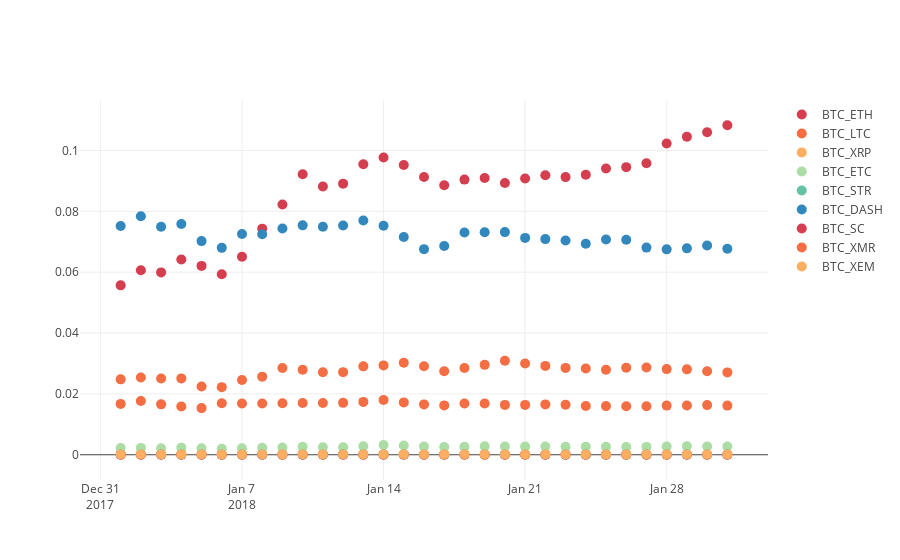
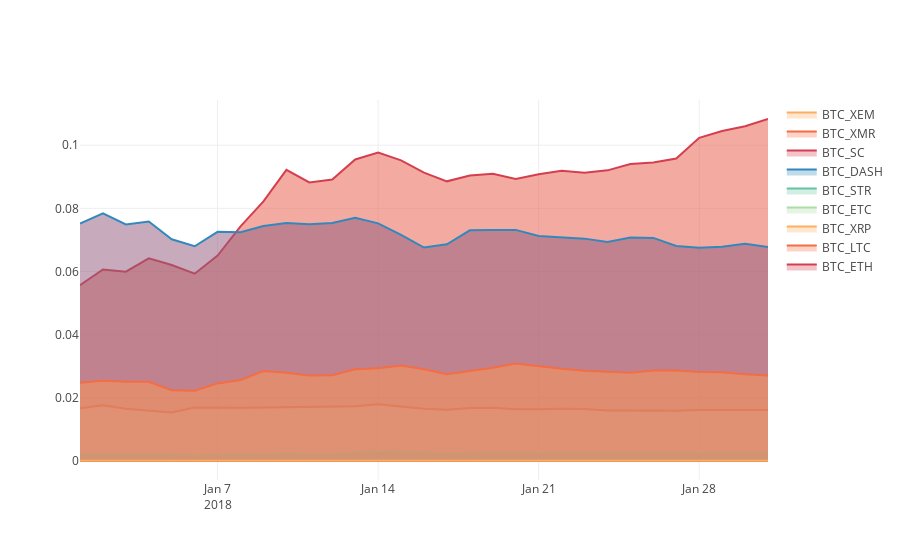

These figures' notebook cell, in order:
### Code cell
df.iplot.scatter.markers()
df.iplot.scatter.area()  # fill 'tonexty'
